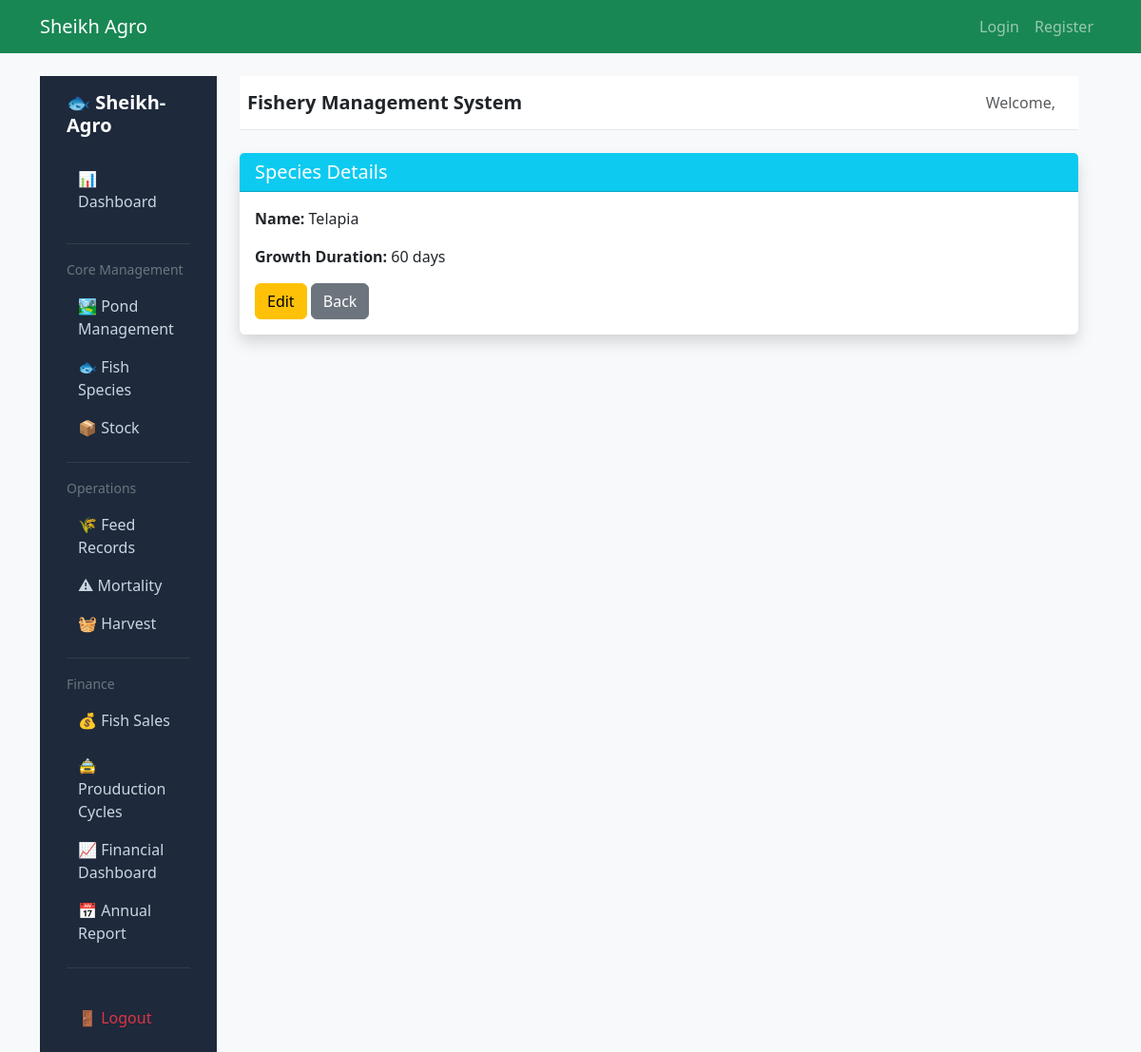
/fishery/species/1/, run on an earlier commit of the app's database.
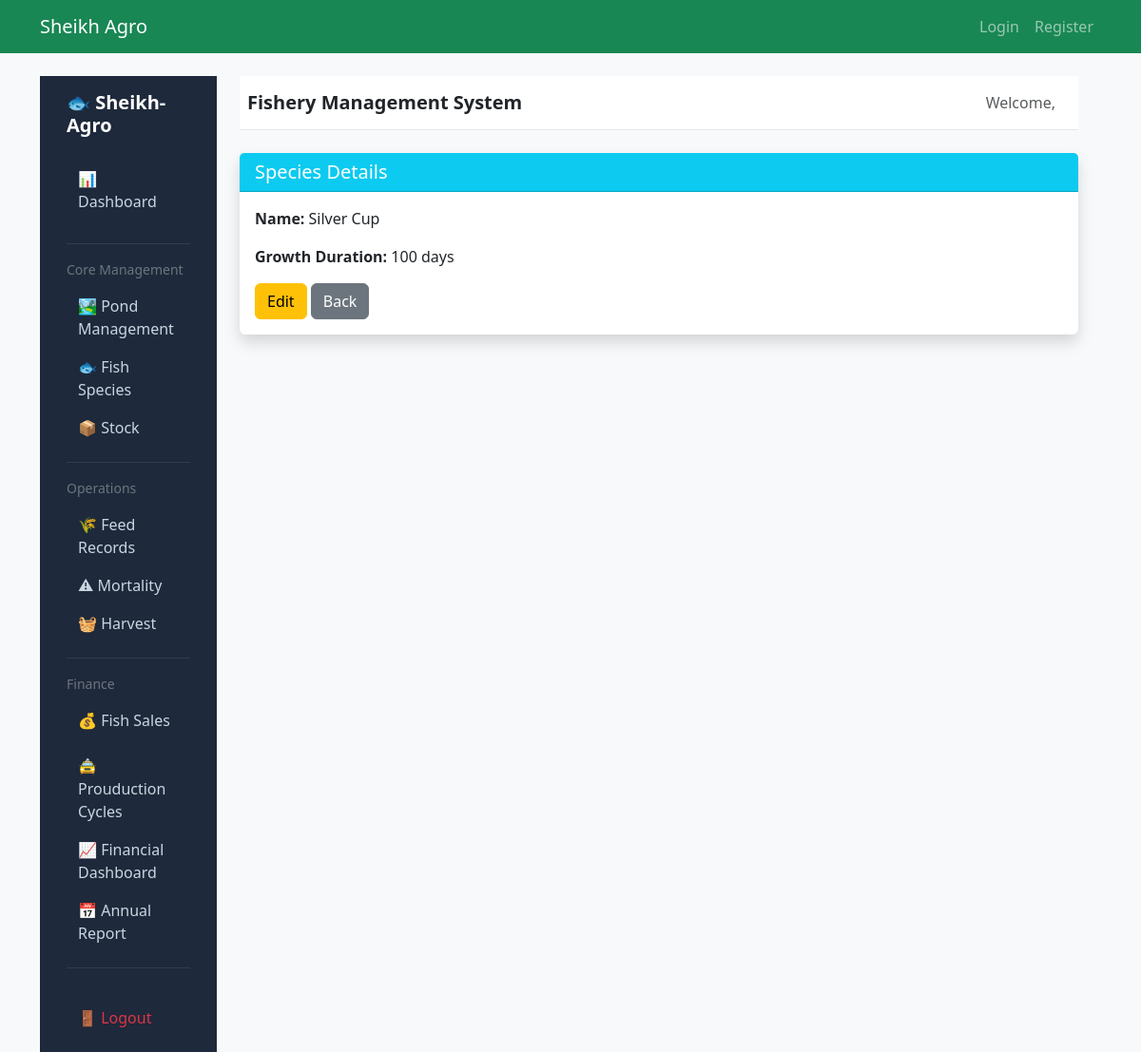
And on a later commit of the database.
### fishery/models.py (models this page shows, shortened)
class FishSpecies(models.Model):
    name = models.CharField(max_length=100)
    average_growth_days = models.IntegerField()

### fishery/views.py (the view)
# urls.py: path('species/<int:pk>/', FishSpeciesDetailView.as_view(), name='fishspecies_detail'),
class FishSpeciesDetailView(DetailView):
    model = FishSpecies
    template_name = 'fishery/fishspecies/detail.html'
    context_object_name = 'species'

### fishery/templates/fishery/fishspecies/detail.html
{% extends "fishery/base_fishery.html" %}
{% block fishery_content %}
<div class="card shadow border-0">
    <div class="card-header bg-info text-white">
        <h5 class="mb-0">Species Details</h5>
    </div>
    <div class="card-body">
        <p><strong>Name:</strong> {{ species.name }}</p>
        <p><strong>Growth Duration:</strong> {{ species.average_growth_days }} days</p>
        <a href="{% url 'fishspecies_update' species.id %}" class="btn btn-warning">Edit</a>
        <a href="{% url 'fishspecies_list' %}" class="btn btn-secondary">Back</a>
    </div>
</div>
{% endblock %}

What changed in the data, as far as the page shows it:
changed FishSpecies: name "Telapia" → "Silver Cup"; average_growth_days "60" → "100"
